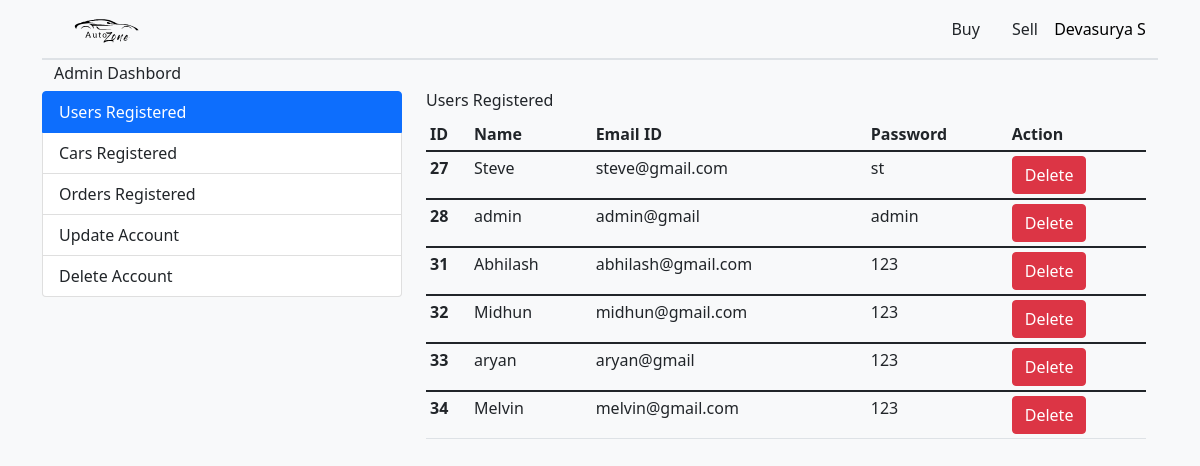
/adminDashbord.php (signed in), run on the app's committed database.
### tables this page shows
CREATE TABLE `users` (
  `userID` int(4) NOT NULL,
  `name` varchar(20) NOT NULL,
  `email` varchar(30) NOT NULL,
  `password` varchar(10) NOT NULL,
  `phone` varchar(10) NOT NULL,
  `address` varchar(50) NOT NULL
);

### adminDashbord.php (the view, shortened to what this page needs)
<?php
if (isset($_SESSION['id']) && isset($_SESSION['email'])) {
    include_once 'dbConnect.php';
    $getsql = "SELECT * FROM users;";
    $result = mysqli_query($conn,$getsql);
    $resultCheck = mysqli_num_rows($result);
?>
<!DOCTYPE html>
<html>
    <head>
        <link href="style.css" rel="stylesheet">
        <link href="https://cdn.jsdelivr.net/npm/bootstrap@5.1.3/dist/css/bootstrap.min.css" rel="stylesheet">
    </head>
    <body class="bg-light">
        <div class="container">
            <nav class="navbar sticky-top navbar-light bg-light border-bottom border-2">
                <div class="container-fluid">
                    <a class="navbar-brand" href="product.php">
                        <img src="icons\logo (3).svg" alt="" width="110rem" height="30rem">
                    </a>
                    <ul class="nav justify-content-end">
                        <li class="nav-item">
                            <a class="nav-link link-dark active" href="product.php">Buy</a>
                        </li>
                        <li class="nav-item">
                            <a class="nav-link link-dark " href="sell.php">Sell</a>
                        </li>
                        <li class="nav-item my-auto">
                                <form id="user" name="menuForm" method="POST" class="" action="productMenu.php">
                                    <select onChange="user.submit()" name="userSel" id="usersel" class="userButton bg-light">
                                        ><option hidden value="user"><?php echo $_SESSION['name']; ?></option>
                                    </select>
                                </form>
                        </li>
                      </ul>
                </div>
            </nav>
            <section class="container mt-1">
                <div class="row">
                <h6>Admin Dashbord</h6>
                    <div class="col-sm-4 list-group">
                        <a href="adminDashbord.php" class="list-group-item list-group-item-action active">Users Registered</a>
                        <a href="carsRegister.php" class="list-group-item list-group-item-action">Cars Registered</a>
                        <a href="orderRegister.php" class="list-group-item list-group-item-action">Orders Registered</a>
                        <a href="adminUpdate.php" class="list-group-item list-group-item-action">Update Account</a>
                        <a href="adminDeleteDashbord.php" class="list-group-item list-group-item-action">Delete Account</a>
                    </div>
                    <div class="col-sm-8 feedMargin mx-auto">
                        <h6>Users Registered</h6>
                        <div class="table-responsive ">
                        <table class="table table-sm">
                            <thead>
                                <tr>
                                <th scope="col">ID</th>
                                <th scope="col">Name</th>
                                <th scope="col">Email ID</th>
                                <th scope="col">Password</th>
                                <th scope="col">Action</th>
                                </tr>
                            </thead>
                        <?php
                            if($resultCheck > 0) {
                            while($row = mysqli_fetch_assoc($result)) {
                                if( $row['name'] != $_SESSION['name']) {
                            ?>
                                        <tbody>
                                            <tr>
                                            <th scope="row"><?php echo $row['userID'];?></th>
                                            <td><?php echo $row['name'];?></td>
                                            <td><?php echo $row['email'];?></td>
                                            <td><?php echo $row['password'];?></td>
                                            <td>
                                                <form id="deleter" method="POST" action="userDelete.php">
                                                    <button onclick=" deleter.submit() " class="btn btn-danger ">Delete</button>
                                                </form>
                                            </td>
                                            </tr>
                                        </tbody>
                            <?php
                                    }
                                }
                            }
                            ?>
                        </table>
                        </div>
                </div>
            </section>
    </body>
</html>
<?php
}else{
header("Location: loginForm.php");
exit();
}
?>

### style.css (style rules this page uses)
* { margin: 0; padding: 0; }
.feedMargin { margin-bottom: 1rem; }
.userButton { border: none; outline: none; -webkit-appearance: none; text-align: center; }

### data on the page
users: userID "27", name "Steve", email "steve@gmail.com", password "st"
users: userID "28", name "admin", email "admin@gmail", password "admin"
users: userID "31", name "Abhilash", email "abhilash@gmail.com", password "123"
users: userID "32", name "Midhun", email "midhun@gmail.com", password "123"
users: userID "33", name "aryan", email "aryan@gmail", password "123"
users: userID "34", name "Melvin", email "melvin@gmail.com", password "123"

### other printed values
form field userSel "Devasurya S"
